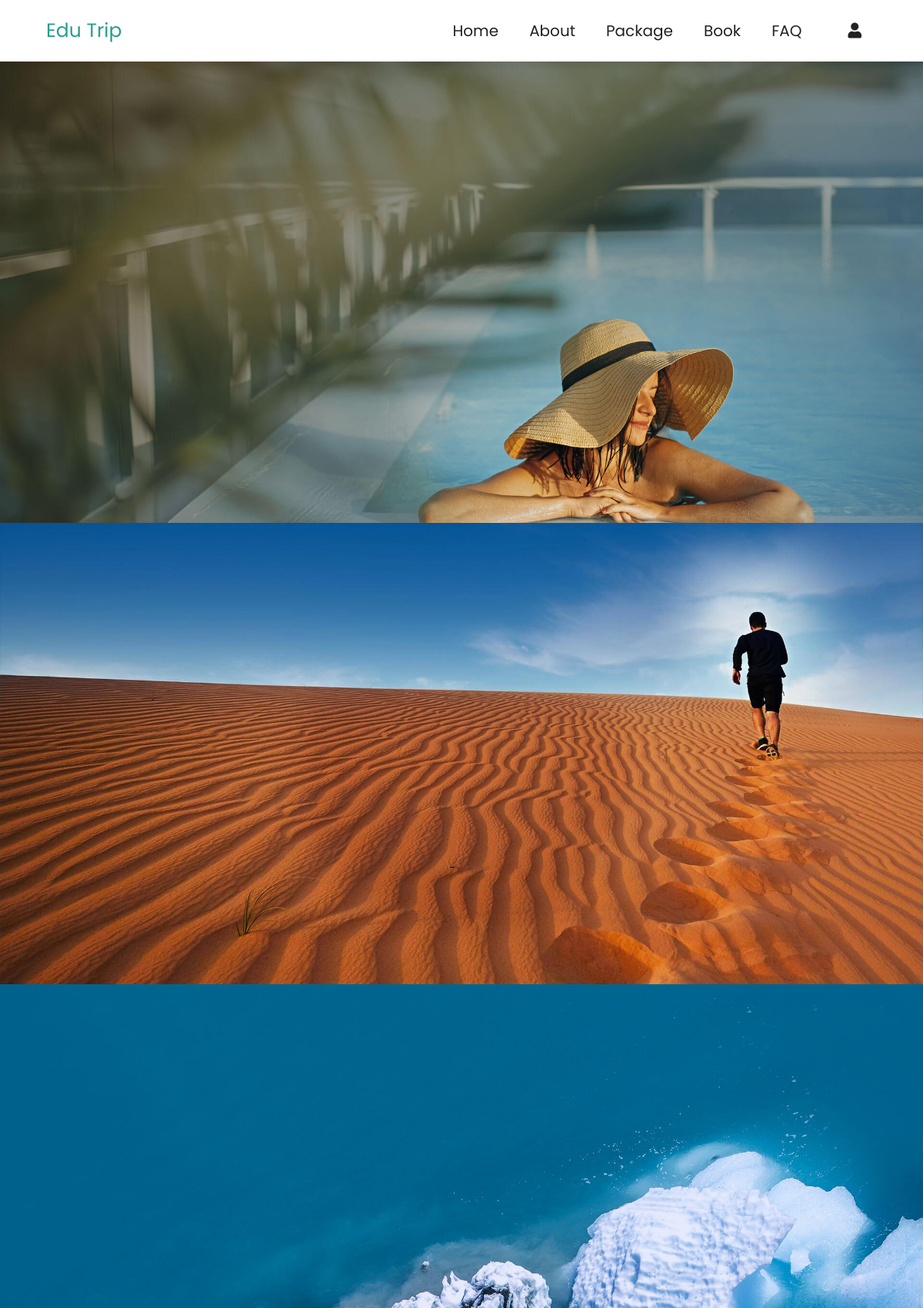
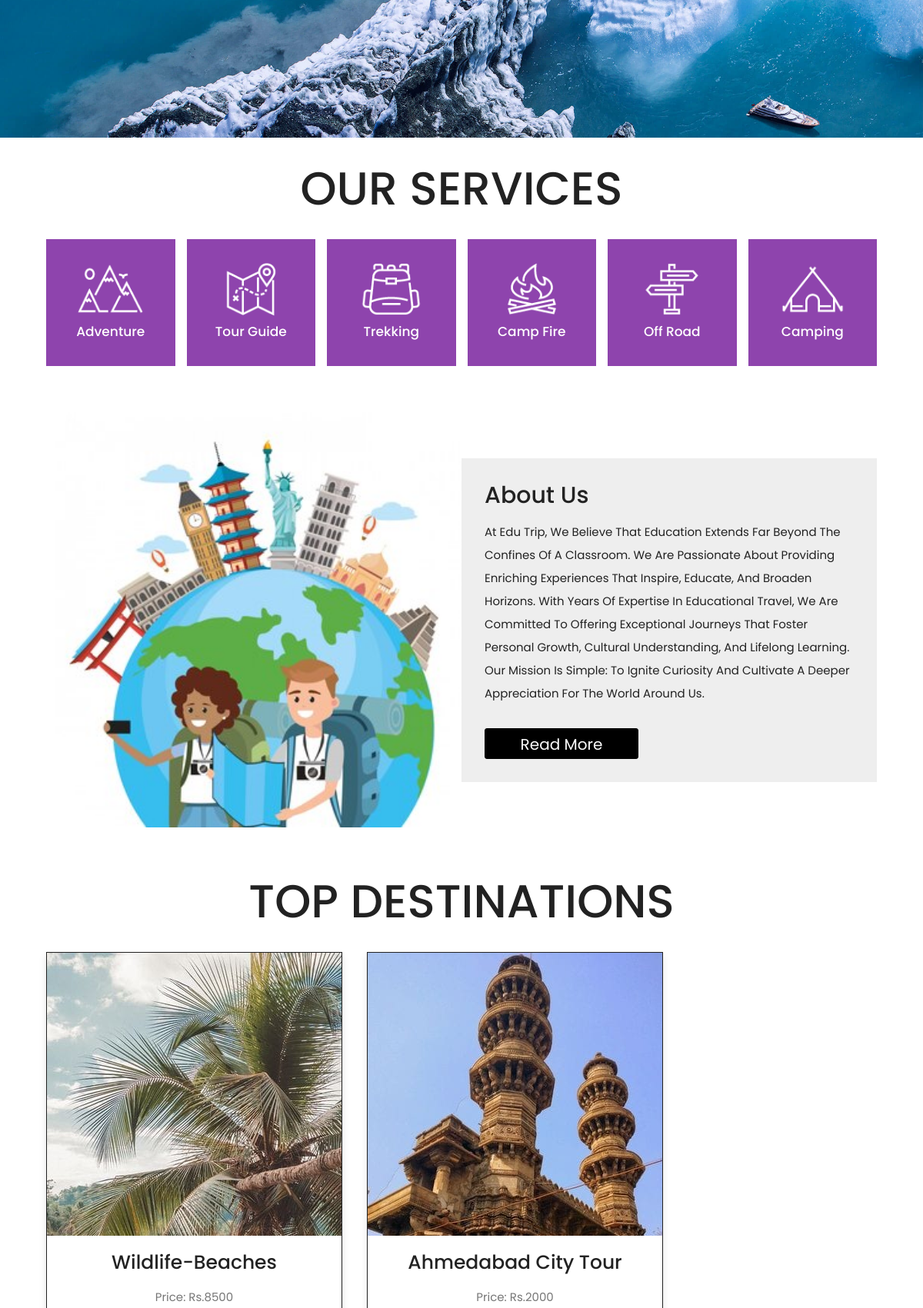
/index.php (signed in, upper part), run on the app's committed database (2 pictures, top to bottom).
### tables this page shows
CREATE TABLE `package` (
  `package_id` varchar(6) NOT NULL,
  `package_type` varchar(100) NOT NULL,
  `filter_category` varchar(100) NOT NULL,
  `filter_state` varchar(100) NOT NULL,
  `filter_grade` varchar(100) NOT NULL,
  `filter_month` varchar(100) NOT NULL,
  `package_name` varchar(100) NOT NULL,
  `package_duration` varchar(10) NOT NULL,
  `package_date1` date NOT NULL,
  `package_date2` date NOT NULL,
  `package_date3` date NOT NULL,
  `package_price` varchar(100) NOT NULL,
  `image_id` varchar(100) NOT NULL
);

### index.php (the view, shortened to what this page needs)
<!DOCTYPE html>
<html lang="en">
<head>
   <link rel="stylesheet" href="https://unpkg.com/swiper@7/swiper-bundle.min.css" />
   <link rel="stylesheet" href="https://cdnjs.cloudflare.com/ajax/libs/font-awesome/5.15.4/css/all.min.css">
   <link rel="stylesheet" href="css/style.css">
   <link href="https://cdn.jsdelivr.net/npm/bootstrap@5.0.2/dist/css/bootstrap.min.css" rel="stylesheet"
>
</head>
<body>
<section class="header">
   <a href="index.php" class="logo" style="text-decoration:none;color:#279e8c;">Edu Trip</a>
   <nav class="navbar">
      <a href="index.php" style="text-decoration:none">home</a>
      <a href="about.php" style="text-decoration:none">about</a>
      <a href="package.php" style="text-decoration:none">package</a>
      <a href="book.php" style="text-decoration:none">book</a>
      <a href="faq.php" style="text-decoration:none">FAQ</a>
      <div class="user-dropdown">
            <a href="#" class="user-icon" id="userDropdown" role="button" data-bs-toggle="dropdown"
               aria-expanded="false">
               <i class="fas fa-user"></i>
            </a>
         </div>
   </nav>
</section>
<section class="home">
   <div class="swiper home-slider">
      <div class="swiper-wrapper">
         <div class="swiper-slide slide" style="background:url(images/home-slide-1.jpg) no-repeat">
         </div>
         <div class="swiper-slide slide" style="background:url(images/home-slide-2.jpg) no-repeat">
         </div>
         <div class="swiper-slide slide" style="background:url(images/home-slide-3.jpg) no-repeat">
         </div>
      </div>
   </div>
</section>
<section class="services">
   <h1 class="heading-title"> our services </h1>
   <div class="box-container">
      <div class="box">
         <img src="images/icon-1.png" alt="">
         <h3>adventure</h3>
      </div>
      <div class="box">
         <img src="images/icon-2.png" alt="">
         <h3>tour guide</h3>
      </div>
      <div class="box">
         <img src="images/icon-3.png" alt="">
         <h3>trekking</h3>
      </div>
      <div class="box">
         <img src="images/icon-4.png" alt="">
         <h3>camp fire</h3>
      </div>
      <div class="box">
         <img src="images/icon-5.png" alt="">
         <h3>off road</h3>
      </div>
      <div class="box">
         <img src="images/icon-6.png" alt="">
         <h3>camping</h3>
      </div>
   </div>
</section>
<section class="home-about">
   <div class="image">
      <img src="images/about-img1.jpeg" alt="">
   </div>
   <div class="content">
      <h3>about us</h3>
      <p>At Edu Trip, we believe that education extends far beyond the confines of a classroom. We are passionate about providing enriching experiences that inspire, educate, and broaden horizons. With years of expertise in educational travel, we are committed to offering exceptional journeys that foster personal growth, cultural understanding, and lifelong learning.
Our mission is simple: to ignite curiosity and cultivate a deeper appreciation for the world around us. </p>
<a href="about.php" class="btn" style="color: white; text-decoration: none; padding: 5px 10px; border: 1px solid black; border-radius: 3px;font-size:20px;background-color:black;height:40px; width:200px;">Read more</a>
   </div>
</section>
<section class="packages">
   <h1 class="heading-title">top destinations</h1>
   <div class="box-container">
   <?php
$servername = "localhost";
$username = "root";
$password = "";
$dbname = "project";
$conn = new mysqli($servername, $username, $password, $dbname);
$page = isset($_GET['page']) ? $_GET['page'] : 1;
$limit = 3;
$start = ($page - 1) * $limit;
$sql = "SELECT * FROM package LIMIT $start, $limit";
$result = $conn->query($sql);
if ($result->num_rows > 0) {
    while($row = $result->fetch_assoc()) {
        $imagePath = $row['image_id'];
        $imageSize = getimagesize($imagePath);
        $imageWidth = $imageSize[0];
        $imageHeight = $imageSize[1];
        echo '<div class="box">';
        echo '<div class="image">';
        echo '<img src="' . $imagePath . '" alt="" style="width: ' . $imageWidth . 'px; height: ' . $imageHeight . 'px;">';
        echo '</div>';
        echo '<div class="content">';
        echo '<h3>' . $row['package_name'] . '</h3>';
        echo '<p>Price: Rs.' . $row['package_price'] . '</p>';
        echo '</div>';
        echo '</div>';
    }
}
?>
</div>
</section>
</body>
</html>

### css/style.css (style rules this page uses)
:root { --main-color:#8e44ad; --black:#222; --white:#fff; --light-black:#777; --light-white:#fff9; --dark-bg:rgba(0,0,0,.7); --light-bg:#eee; --border:.1rem solid var(--black); --box-shadow:0 .5rem 1rem rgba(0,0,0,.1); --text-shadow:0 1.5rem 3rem rgba(0,0,0,.3); }
* { font-family: 'Poppins', sans-serif; margin:0; padding:0; box-sizing: border-box; outline: none; border:none; text-decoration: none; text-transform: capitalize; }
html { font-size: 62.5%; overflow-x: hidden; }
section { padding:5rem 10%; }
.btn { display: inline-block; background: var(--black); margin-top: 1rem; color:var(--white); font-size: 1.7rem; padding:1rem 3rem; cursor: pointer; }
.heading-title { text-align: center; margin-bottom: 3rem; font-size: 6rem; text-transform: uppercase; color:var(--black); }
.header { position: sticky; top:0; left:0; right:0; z-index: 1000; background-color: var(--white); display: flex; padding-top: 2rem; padding-bottom: 2rem; box-shadow: var(--box-shadow); align-items: center; justify-content: space-between; }
.header .logo { font-size: 2.5rem; color:var(--black); }
.header .navbar a { font-size: 2rem; margin-left: 2rem; color:var(--black); }
.home { padding:0; }
.home .slide { text-align: center; padding:2rem; display: flex; align-items: center; justify-content: center; background-size: cover !important; background-position: center !important; min-height: 60rem; }
.services .box-container { display: grid; grid-template-columns: repeat(auto-fit, minmax(16rem, 1fr)); gap: 1.5rem; }
.services .box-container .box { padding:3rem 2rem; text-align: center; background: var(--main-color); cursor: pointer; }
.services .box-container .box img { height: 7rem; }
.services .box-container .box h3 { color:var(--white); font-size: 1.7rem; padding-top: 1rem; }
.home-about { display: flex; align-items: center; flex-wrap: wrap; }
.home-about .image { flex:1 1 41rem; }
.home-about .image img { width: 100%; }
.home-about .content { flex:1 1 41rem; padding:3rem; background: var(--light-bg); }
.home-about .content h3 { font-size: 3rem; color:var(--black); }
.home-about .content p { font-size: 1.5rem; padding:1rem 0; line-height: 2; color:var(--black); }
.packages .box-container { display: grid; grid-template-columns: repeat(auto-fit, minmax(30rem, 1fr)); gap: 2rem; }
.packages .box-container .box { border:var(--border); box-shadow: var(--box-shadow); background: var(--white); display: none; }
.packages .box-container .box:nth-child(1), .packages .box-container .box:nth-child(2), .packages .box-container .box:nth-child(3), .packages .box-container .box:nth-child(4), .packages .box-container .box:nth-child(5), .packages .box-container .box:nth-child(6) { display: inline-block; }
.packages .box-container .box .image { height: 300px; overflow: hidden; }
.packages .box-container .box .image img { height: 100%; width: 100%; object-fit: cover; transition: .2s linear; }
.packages .box-container .box .content { padding:2rem; text-align: center; }
.packages .box-container .box .content h3 { font-size: 2.5rem; color:var(--black); }
.packages .box-container .box .content p { font-size: 1.5rem; color:var(--light-black); line-height: 2; padding:1rem 0; }
@media (max-width:1200px) { section { padding:3rem 5%; } }

### index.php (style rules this page uses)
.navbar { display: flex; align-items: center; }
.navbar a { margin-right: 20px; text-decoration: none; color: #fff; }
.user-dropdown { position: relative; display: inline-block; margin-left: 20px; }
.user-icon { color: #8a2be2; font-size: 24px; text-decoration: none; transition: color 0.3s ease; }
.packages .box-container { display: flex; flex-wrap: wrap; gap: 32px; }
.packages .box-container .box { width: 385px; height: 550px; box-sizing: border-box; }
.packages .box-container .box .image { width: 100%; height: 67%; overflow: hidden; }
.packages .box-container .box .image img { width: 50%; height: 80%; object-fit: cover; }
.packages .box-container .box .content { height: 30%; }
.btn { display: inline-block; background: var(--black); margin-top: 1rem; color:var(--white); font-size: 1.7rem; padding:1rem 3rem; cursor: pointer; }

### data on the page
package: image (picture), package_name "Wildlife-Beaches", package_price "8500"
package: image (picture), package_name "Ahmedabad City Tour", package_price "2000"
